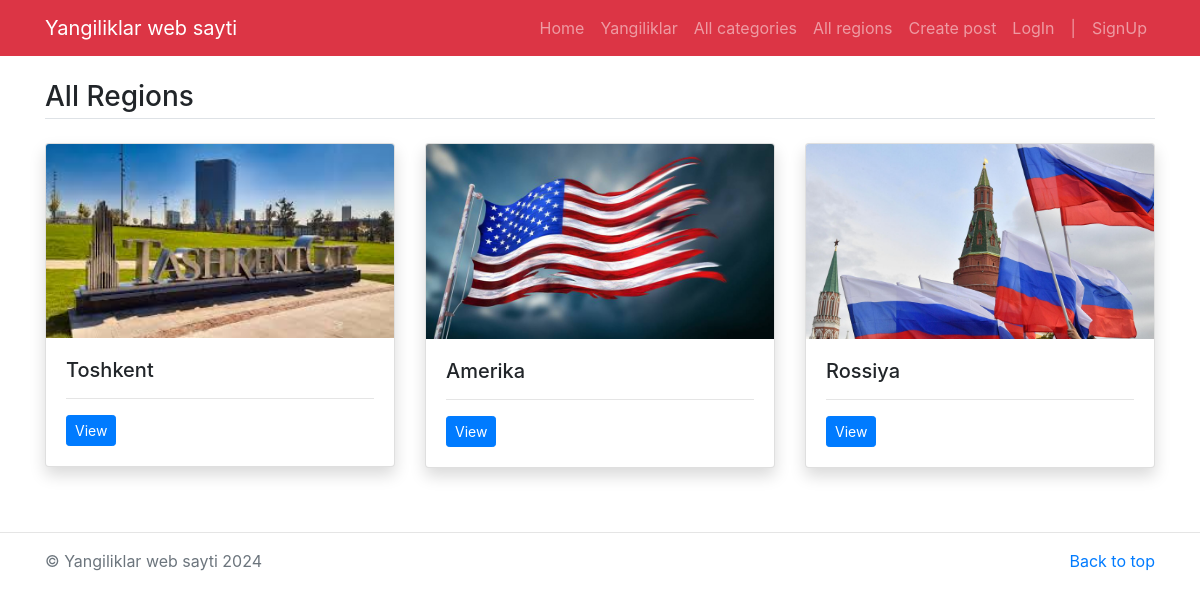
The page /all-regions on the database its author committed.
### news/models.py (models this page shows, shortened)
class Region(models.Model):
    name = models.CharField(max_length=100, null=True)
    image = models.ImageField(upload_to='images/')

### news/views.py (the view)
# urls.py: path('all-regions', all_region, name='all-region'),
def all_region(request):
    regs = Region.objects.all()
    return render(request, 'region.html', {
        'regs': regs
    })

### templates/region.html
{% extends 'base.html' %}
{% block content %}
<main class="container mt-3 mb-5">
    <h3 class="border-bottom pb-1 my-4">All Regions</h3>
    <div class="row">
        {% for reg in regs %}
        <div class="col-md-4">
            <div class="card mb-3 shadow">
                <img src="/media/{{ reg.image }}" class="card-img-top" alt="{{ reg.title }}">
                <div class="card-body">
                    <h5 class="card-title">{{ reg.name }}</h5>
                    <hr/>
                    <p class="card-text"><a href="region/{{ reg.id }}" class="btn btn-sm btn-primary">View</a></p>
                </div>
            </div>
        </div>
        {% endfor %}
    </div>
</main>
{% endblock %}

### rows shown on the page
Region: image (picture), name "Toshkent"
Region: image (picture), name "Amerika"
Region: image (picture), name "Rossiya"
